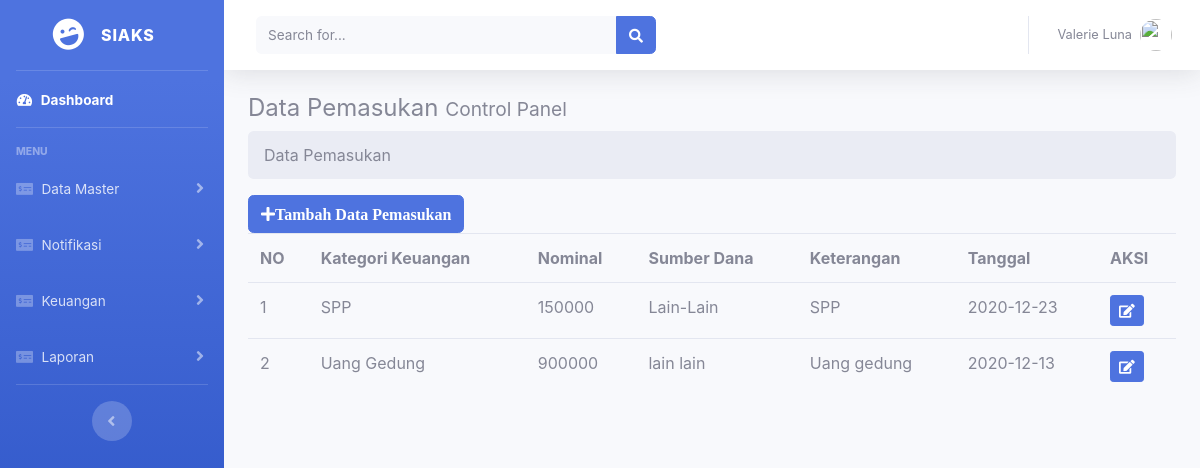
The app's page /index.php/pemasukan with its own data.
### tables this page shows
CREATE TABLE `tbl_keuangan` (
  `id_keu` char(9) NOT NULL,
  `id_nik` int(11) NOT NULL,
  `id_kk` varchar(50) NOT NULL,
  `nominal_keu` int(11) NOT NULL,
  `tgl_keu` date NOT NULL,
  `keterangan_pemsuk` varchar(100) NOT NULL,
  `sumber_dana` varchar(50) NOT NULL
);

CREATE TABLE `tbl_kategori_keu` (
  `id_kk` varchar(50) NOT NULL,
  `nama_kk` varchar(50) NOT NULL,
  `jenis_kk` varchar(100) NOT NULL,
  `status_kk` varchar(50) NOT NULL
);

### application/controllers/pemasukan.php (called while the page is built, shortened)
<?php
class Pemasukan extends CI_Controller {
    public function index()
    {
        $this->load->model('m_pmskan');
        $data['pemasukan'] = $this->m_pmskan->kategori_keu()->result();
        $this->load->view('templates/header');
		$this->load->view('templates/sidebar');
		$this->load->view('v_pmskan',$data);
		$this->load->view('templates/footer');
    }
}
?>

### index.php (called while the page is built, shortened)
<?php
require_once BASEPATH.'core/CodeIgniter.php';

### application/models/m_pmskan.php (called while the page is built, shortened)
<?php
class M_pmskan extends CI_Model {
    public function kategori_keu(){
        $this->db->select('*');
        $this->db->from('tbl_kategori_keu');
        $this->db->join('tbl_keuangan','tbl_keuangan.id_keu = tbl_kategori_keu.id_kk');
        return $this->db->get('');
    }
}
?>

### application/views/v_pmskan.php (the view, shortened to what this page needs)
<div class="conten-wrapper container-fluid">
<section class="content-header">
<h4>
Data Pemasukan
<small> Control Panel</small>
</h4>
<ol class="breadcrumb">
<li class="active">Data Pemasukan</li>
</ol>
</section>
<section class="content">
<button class="btn btn-primary" data-toggle="modal" data-target="#exampleModal"><i class="fa fa-plus">Tambah Data Pemasukan</i></button>
<table class="table">
<tr>
<th>NO</th>
<th>Kategori Keuangan</th>
<th>Nominal</th>
<th>Sumber Dana</th>
<th>Keterangan</th>
<th>Tanggal</th>
<th colspan="2">AKSI</th>
</tr>
<?php
$no = 1;
foreach ($pemasukan as $pmskan) : ?>
<tr>
<td><?php echo $no++ ?></td>
<td><?php echo $pmskan->nama_kk?></td>
<td><?php echo $pmskan->nominal_keu ?></td>
<td><?php echo $pmskan->sumber_dana ?></td>
<td><?php echo $pmskan->keterangan_pemsuk ?></td>
<td><?php echo $pmskan->tgl_keu ?></td>
<td><?php echo anchor('pemasukan/edit_pemasukan/'.$pmskan->id_keu,'<div class="btn btn-primary btn-sm"><i class="fa fa-edit"></i></div>') ?></td>
</tr>
<?php endforeach; ?>
</table>
</section>
</div>

### records on screen
tbl_keuangan: id_kk.nama_kk "SPP", nominal_keu "150000", sumber_dana "Lain-Lain", keterangan_pemsuk "SPP", tgl_keu "2020-12-23"
tbl_keuangan: id_kk.nama_kk "Uang Gedung", nominal_keu "900000", sumber_dana "lain lain", keterangan_pemsuk "Uang gedung", tgl_keu "2020-12-13"
